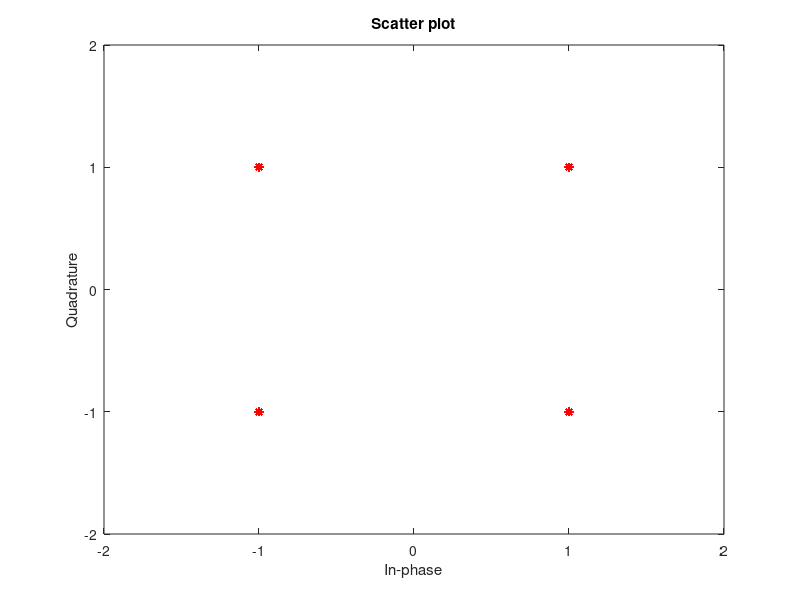

Write the MATLAB code that produced this figure. (Note: this script raises an error after producing the figure.)
clear;clc;
%信息源-m序列码
N=1e4; msg=randint(1,N);
%--------------------------------------------------------------------------

%信道编码-卷积编码
trellis=poly2trellis(3,[7 5]);
code=convenc(msg,trellis);
%poly2strellis将卷积码多项式转换成MATLAB的trellis网格表达式的函数
%内部参数前者是卷积码的约束长度N，后者是根据输入输出连线情况的一个m*n矩阵，m为输入信号的个数，n为输出信号的个数
%trellis结构是将多项式用一种matlab能够理解的一种数据结构表示，节典型的用空间换取时间的方式。换了一种数据结构。
%convenc，使用卷积编码器，对二进制信息msg进行编码，trellis是编码器的trellis结构（网格结构）
%--------------------------------------------------------------------------

%QPSK调制
pcode=reshape(code,[2,length(code)/2]);
%B = reshape(A,size)是指返回一个和A元素相同的n维数组。
bitA=2*pcode(1,:)-1;
bitB=2*pcode(2,:)-1;
ABcomplex=bitA+1i*bitB;
%双极性序列a，b。
scatterplot(ABcomplex,1,0,'r*');%画散点图
axis([-2,2,-2,2]);
ax=gca;
ax.XTick=(-2:0.5:2);
ax.YTick=(-2:0.5:2);
title('a点信号星座图','Color','r');
%QPSK散点图
%axis([-2,2,-2,2]);
xlabel('实部-I','Color','r');
ylabel('虚部-Q','Color','r');
grid on;
%--------------------------------------------------------------------------

%成型滤波
nSamples=10;
%IIR数字滤波器截断深度8,滚降系数0.5,根升
ht=rcosdesign(0.5,8,nSamples,'sqrt');
%ht=rcosfir(0.5,4,10,0.4,'sqrt');
%归一化系统的冲激响应
htmax=max(ht(:));
ht=(ht)/max(ht(:));
len=length(ht);
vxright=(len-1)/2/nSamples;
vxleft=-vxright;
px=(vxleft:1/nSamples:vxright);

%插值填充0向量,提高频域分辨率
vec=[1;zeros(nSamples-1,1)];
%摘取bitA的前几个字符做示范
ABfill=vec*ABcomplex;
ABfill=ABfill(:);
ABshaped=conv(ht,ABfill);
len=length(ht);
row=size(ABcomplex,2);
px=((len-1)/2:1:(row-1)*nSamples+(len-1)/2)+1;
vx=(px-px(1))/nSamples;
%--------------------------------------------------------------------------

%b点眼图
eyediagram( ABshaped(px),2*nSamples,2,0,'b-');
subplot(2,1,1);
title('I路眼图');
xlabel('时间(s)');
ylabel('幅度');
grid on;
subplot(2,1,2);
title('Q路眼图');
xlabel('时间(s)');
ylabel('幅度');
grid on;  
%--------------------------------------------------------------------------

%添加噪声
ABnoise=awgn(ABshaped,10);
%--------------------------------------------------------------------------

%模拟调制信号在信道中的传输情况接收信号并通过接收滤波器解调并抽样
ABdemodTest=conv(ABshaped,ht)*(htmax)*(htmax);
ABdemod=conv(ABnoise,ht)*(htmax)*(htmax);
px=len:1:(row-1)*nSamples+len;
vx=(px-px(1))/nSamples;

%加噪后星座图
ABtemp=ABdemod(px);
ABdemodVal=ABtemp((1:nSamples:(row-1)*nSamples+1));
scatterplot(ABdemodVal,1,0,'b*');
title('加噪信号的QPSK信号的散点图','Color','b');
axis([-2,2,-2,2]);
xlabel('实部I','Color','b');
ylabel('虚部Q','Color','b');
grid on;
%--------------------------------------------------------------------------

%d点眼图
eyediagram(ABdemod(px),2*nSamples,2,0,'b-');
subplot(2,1,1);
title('I路眼图');
xlabel('时间(s)');
ylabel('幅度');
grid on;
subplot(2,1,2);
title('Q路眼图');
xlabel('时间(s)');
ylabel('幅度');
grid on;
%--------------------------------------------------------------------------

%抽样判决及解码
ABtemp=[real(ABdemodVal),imag(ABdemodVal)]';
PbitGet=(ABtemp>0);
bitget=PbitGet(:);
bitEnd=vitdec(bitget,trellis,5*2,'term','hard');
Z=double(bitEnd');
%--------------------------------------------------------------------------

%计算误码率
npcode=reshape(msg,[2,length(msg)/2]);
ndata=npcode'; 
nbitA=2*npcode(1,:)-1;
nbitB=2*npcode(2,:)-1;
nABcomplex=nbitA+1i*nbitB;
nN=N/2;
SNR_DB=[0:1:12]; 
a=1; 
Tb=1; 
Eb=a*a*Tb; 
P_signal=Eb/Tb; 
NO=Eb./(10.^(SNR_DB/10)); 
P_noise=P_signal*NO; 
sigma=sqrt(P_noise); 
for Eb_NO_id=1:length(sigma) 
    noise1=sigma(Eb_NO_id)*randn(1,nN); 
    noise2=sigma(Eb_NO_id)*randn(1,nN); 
    receive=nABcomplex+noise1+noise2*j; 
    resum=0; 
    total=0; 
    m1=find(angle(receive)<=pi/2&angle(receive)>0); 
    remessage(1,m1)=1+j; 
    redata(m1,1)=1; 
    redata(m1,2)=1; 
    m2= find( angle(receive)>pi/2&angle(receive)<=pi); 
    remessage(1,m2)=-1+j; 
    redata(m2,1)=0; 
    redata(m2,2)=1; 
    m3=find( angle(receive)>-pi&angle(receive)<=-pi/2); 
    remessage(1,m3)=-1-j; 
    redata(m3,1)=0; 
    redata(m3,2)=0; 
    m4=find( angle(receive)>-pi/2&angle(receive)<=0); 
    remessage(1,m4)=1-j; 
    redata(m4,1)=1; 
    redata(m4,2)=0; 
    [resum,ratio1]=symerr(ndata,redata); 
    pbit(Eb_NO_id)=resum/(nN*2); 
    [total,ratio2]=symerr(nABcomplex,remessage); 
    pe(Eb_NO_id)=total/nN; 
end 
Pe=1-(1-1/2*erfc(sqrt(10.^(SNR_DB/10)/2))).^2; 
Pbit=1/2*erfc(sqrt(10.^(SNR_DB/10)/2)); 
figure(11) 
data=pcode'; 
SNR_DB=[0:1:12]; 
a=1; 
Tb=1; 
Eb=a*a*Tb; 
P_signal=Eb/Tb; 
NO=Eb./(10.^(SNR_DB/10)); 
P_noise=P_signal*NO; 
sigma=sqrt(P_noise); 
for Eb_NO_id=1:length(sigma) 
    noise1=sigma(Eb_NO_id)*randn(1,N); 
    noise2=sigma(Eb_NO_id)*randn(1,N); 
    receive=ABcomplex+noise1+noise2*j; 
    resum=0; 
    total=0; 
    m1=find(angle(receive)<=pi/2&angle(receive)>0); 
    remessage(1,m1)=1+j; 
    m2= find( angle(receive)>pi/2&angle(receive)<=pi); 
    remessage(1,m2)=-1+j; 
    m3=find( angle(receive)>-pi&angle(receive)<=-pi/2); 
    remessage(1,m3)=-1-j; 
    m4=find( angle(receive)>-pi/2&angle(receive)<=0); 
    remessage(1,m4)=1-j;
    h=1;
    for i=1:length(remessage)
        total(h)=(real(remessage(i))+1)/2;
        total(h+1)=(imag(remessage(i))+1)/2;
        h=h+2;
    end
    hama = vitdec(total,trellis,1,'cont','hard'); 
    pe2(Eb_NO_id)=symerr(hama(2:N),msg(1:N-1))/(N-1); 
end
semilogy(SNR_DB,pe,':s',SNR_DB,Pe,'-*',SNR_DB,pe2,'-.') 
legend('QPSK仿真误码率','QPSK理论误码率','卷积后误码率',1) 
xlabel('信噪比/dB') 
ylabel('概率P') 
